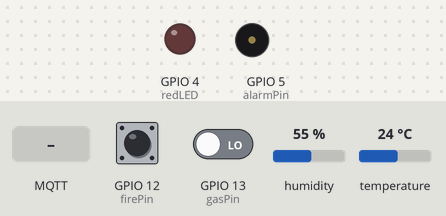
Recording of a sketch running on a simulated ESP8266 (NodeMCU). On the bench: output pins drawn as LEDs (lit = HIGH), buzzer (waves = sounding). Inputs (shaded band) come from the test bench; at power-on: humidity 55 %, GPIO 12 (firePin) HIGH, GPIO 13 (gasPin) LOW, temperature 24 °C. WiFi joins after 1.5 s; servers stay silent unless stated; random numbers use the default seed unless the sketch sets one; no MQTT or app messages arrive unless stated; pins used as bus, display or sensor lines are not drawn; what the sketch prints to the serial monitor is not drawn.

Above: at 3.1 s.
3.2 s: MQTT message "1" arrives on the first subscribed topic
At 4.8 s:
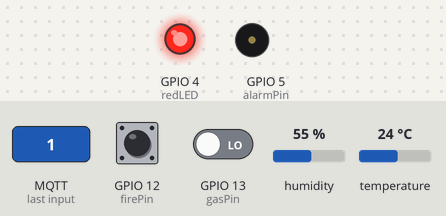
7.9 s: humidity set to 31 %
11.1 s: humidity set to 28 %
At 15.2 s:
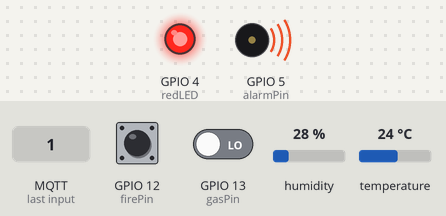
25.0 s: MQTT message "on" arrives on the first subscribed topic
At 28.6 s:
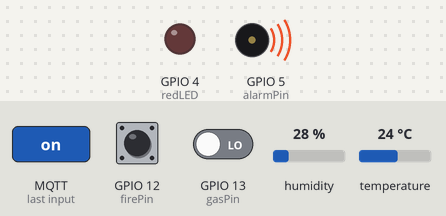
Timing chart, 0 to 30.2 s (numbered marks = the images above; inputs shaded):
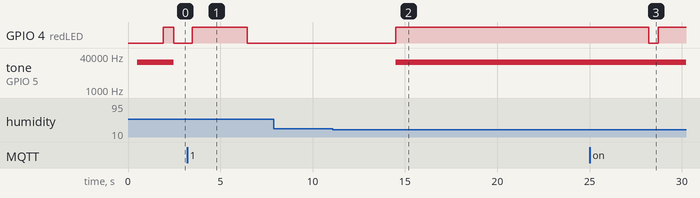

Measured:
- the behaviour switches between 30 and 29 % on humidity (found by bisection; images 1 and 2)
- after the input at 3.2 s, GPIO 4 (redLED): LOW → HIGH after 0.27 s, → LOW 3.0 s later
- after the input at 7.9 s, every drawn part: stays the same
- after the input at 11.1 s, GPIO 4 (redLED): LOW → HIGH after 3.4 s; tone on GPIO 5 (alarmPin): silent → 20000 Hz after 3.4 s
- after the input at 25.0 s, GPIO 4 (redLED): HIGH → LOW after 3.2 s, → HIGH 0.51 s later

The sketch:

Wheelchair_WiFi.ino
```cpp
#include <ESP8266WiFi.h>
#include <PubSubClient.h>
#include <DHT.h>
//////////////////////////////////////
int HBR = 80;
double bTemp = 34.0;
int help = 0;
int lightSwitch = 0;
int fanSwitch = 0;
int acSwitch = 0;
int door = 0;
int lock = 0;
long lastMsg = 0;
long tryNow = 0;
bool Connected;
//////////////////////////////////////
#define DHTPIN 14     // what pin we're connected to
#define DHTTYPE DHT22
// Initialize DHT sensor for normal 16mhz Arduino
DHT dht(DHTPIN, DHTTYPE);
int humidity = 0;
int temperature = 0;
//////////////////////////////////////
const int firePin = 12;
int fireReading = 1;
///////////////////////////////////
const int alarmPin = 5;
const int redLED = 4;
const int blueLED = 4;
bool activeAlarm;
///////////////////////////////////
int gas = 1;
const int gasPin=13;
//long LPG = 0;
//long CO = 0;
//long smoke = 0;
//const int gasPin=A0;
//int RL_VALUE=5;                                     //define the load resistance on the board, in kilo ohms
//double RO_CLEAN_AIR_FACTOR=9.83;                     //RO_CLEAR_AIR_FACTOR=(Sensor resistance in clean air)/RO,
//                                                     //which is derived from the chart in datasheet
//
//int CALIBARAION_SAMPLE_TIMES=50;                    //define how many samples you are going to take in the calibration phase
//int CALIBRATION_SAMPLE_INTERVAL=500;                //define the time interal(in milisecond) between each samples in the
//                                                    //cablibration phase
//int READ_SAMPLE_INTERVAL=50;                        //define how many samples you are going to take in normal operation
//int READ_SAMPLE_TIMES=5;                            //define the time interal(in milisecond) between each samples in
//                                                    //normal operation
//#define         GAS_LPG             0
//#define         GAS_CO              1
//#define         GAS_SMOKE           2
//
//double           LPGCurve[3]  =  {2.3,0.21,-0.47};   //two points are taken from the curve.
//                                                    //with these two points, a line is formed which is "approximately equivalent"
//                                                    //to the original curve.
//                                                    //data format:{ x, y, slope}; point1: (lg200, 0.21), point2: (lg10000, -0.59)
//double           COCurve[3]  =  {2.3,0.72,-0.34};    //two points are taken from the curve.
//                                                    //with these two points, a line is formed which is "approximately equivalent"
//                                                    //to the original curve.
//                                                    //data format:{ x, y, slope}; point1: (lg200, 0.72), point2: (lg10000,  0.15)
//double           SmokeCurve[3] ={2.3,0.53,-0.44};    //two points are taken from the curve.
//                                                    //with these two points, a line is formed which is "approximately equivalent"
//                                                    //to the original curve.
//                                                    //data format:{ x, y, slope}; point1: (lg200, 0.53), point2: (lg10000,  -0.22)
//double           Ro           =  10;                 //Ro is initialized to 10 kilo ohms
///////////////////////////////////////////////////////
// Update these with values suitable for your network.

const char* ssid = "Lnet";  //sbahasan@unifi
const char* password = "87654321";//tdhv5638";  //0183887285
const char* mqtt_server = "broker.hivemq.com";

WiFiClient espClient;
PubSubClient client(espClient);
long lastUpdate = 0;
char msg[50];


void setup_wifi(){

  delay(10);
   //We start by connecting to a WiFi network
  /*Serial.println();
  Serial.print("Connecting to ");
  Serial.println(ssid);*/

  WiFi.begin(ssid, password);
  tryNow = millis();
  while (WiFi.status() != WL_CONNECTED && (millis() - tryNow < 15000)) {
    digitalWrite(blueLED, HIGH);
    delay(500);
    /*Serial.print(".");*/
    digitalWrite(blueLED, LOW);
    fireDetection();
    gasDetection();
  }
  if(WiFi.status() == WL_CONNECTED){
    Connected = true;
    digitalWrite(blueLED, HIGH);
  }
  else{
    Connected = false;
    digitalWrite(blueLED, LOW);
  }

  randomSeed(micros());

  /*Serial.println("");
  Serial.println("WiFi connected");
  Serial.println("IP address: ");
  Serial.println(WiFi.localIP());*/
}

void callback(char* topic, byte* payload, unsigned int length) {
    for(int i = 0; i < length; i++){
       //Serial.println((char)payload[i]);
       //Serial.println(i);
       Serial.write(payload[i]);

    }
     digitalWrite(redLED, HIGH);
     delay(3000);
     digitalWrite(redLED, LOW);
}

void reconnect() {
  // Loop until connected
  //while (!client.connected()) {
    // Create a random client ID
    String Id = "ESP8266Client-";
    Id += String(random(0xffff), HEX);
    // Attempt to connect
    if (client.connect(Id.c_str())) {
      // Once connected, resubscribe
      client.subscribe("System1/wheelchair/move");
      client.subscribe("System1/room/appliances/control");
      Connected = true;
    }
  //}
}

void setup() {
  // put your setup code here, to run once:
  Serial.begin(9600);
  setup_wifi();
  client.setServer(mqtt_server, 1883);
  client.setCallback(callback);
  pinMode(blueLED, OUTPUT);
  pinMode(redLED, OUTPUT);
  pinMode(alarmPin, OUTPUT);
  pinMode(firePin, INPUT);
  dht.begin();
}

void loop() {
  activeAlarm = false;
  //**********************************
  // put your main code here, to run repeatedly:
  if(Serial.available()>=14) //Wait for 1 bytes to arrive
  {
    byte b1 = Serial.read();
    byte b2 = Serial.read();
    bTemp = b1 * 256 + b2;

    b1 = Serial.read();
    b2 = Serial.read();
    HBR = b1 * 256 + b2;

    b1 = Serial.read();
    b2 = Serial.read();
    lightSwitch = b1 * 256 + b2;


    b1 = Serial.read();
    b2 = Serial.read();
    fanSwitch = b1 * 256 + b2;

    b1 = Serial.read();
    b2 = Serial.read();
    acSwitch = b1 * 256 + b2;

    b1 = Serial.read();
    b2 = Serial.read();
    door = b1 * 256 + b2;

    b1 = Serial.read();
    b2 = Serial.read();
    help = b1 * 256 + b2;

    sendViaWiFi();
  }

  if(WiFi.status() != WL_CONNECTED && (millis() - tryNow > 300000)){
    setup_wifi();
    client.setServer(mqtt_server, 1883);
    client.setCallback(callback);
  }

  if (!client.connected() && WiFi.status() == WL_CONNECTED) {
    Connected = false;
    reconnect();
  }
  client.loop();

  fireDetection();

  gasDetection();

  tempDetection();

  if(millis()-lastMsg > 30000){
    sendSerial();
    sendViaWiFi();
    lastMsg = millis();
  }

  delay(1000);

}

// detect the exestance of fire
void fireDetection(){
  // retreive fire sensor signal
  if(fireReading != digitalRead(firePin)){
    fireReading = digitalRead(firePin);
    switch(fireReading){
      case 0:
          alarm();
          Serial.write(89); //Y
          Serial.write(70); //F
          Serial.write(82); //R
          //Serial.println("*****************************");
          delay(100);
          /*Serial.println("** Close Fire **");*/
        break;

      case 1:
          Serial.write(78); //N
          Serial.write(70); //F
          Serial.write(82); //R
          //Serial.println("#############################33");
          delay(100);
          activeAlarm = false;
          /*Serial.println("** no Close Fire **");*/
        break;
    }
    sprintf (msg, "%1d", fireReading);
    client.publish("System1/room/fire", msg);
    delay(500);
  }
}


void gasDetection(){
  if(gas != digitalRead(gasPin))
  {
    gas = digitalRead(gasPin);
    switch(gas){
      case 0:
          alarm();
          gas = 0;
          sprintf (msg, "%1d", gas);
          client.publish("System1/room/gas", msg);
          delay(500);
          client.publish("System1/room/appliances/control", "n2");
          delay(200);
          client.publish("System1/room/appliances/control", "n4");
          delay(200);
          Serial.write(89); //Y
          Serial.write(71); //G
          Serial.write(83); //S
          /*Serial.println("** Close gas **");*/
          break;

      case 1:
          sprintf (msg, "%1d", gas);
          client.publish("System1/room/gas", msg);
          delay(500);
          Serial.write(78); //N
          Serial.write(71); //G
          Serial.write(83); //S
          activeAlarm = false;
          /*Serial.println("** no Close gas **");*/
          break;
    }
  }
}

void tempDetection(){
  humidity = dht.readHumidity();
  delay(500);
  temperature = dht.readTemperature();

  if((humidity > 85 || humidity < 30 || temperature > 35 || temperature < 10) && humidity != -1){
    alarm();
    dtostrf(temperature, 4, 2, msg);
    client.publish("System1/room/temperature", msg);
    delay(500);
    dtostrf(humidity, 4, 2, msg);
    client.publish("System1/room/humidity", msg);
    delay(500);
    Serial.write(68); //D
    Serial.write(84); //T
    delay(100);

    Serial.write(84);
  Serial.write(temperature / 256);
  Serial.write(temperature % 256);
  delay(100);
  Serial.write(72);
  Serial.write(humidity / 256);
  Serial.write(humidity % 256);
  delay(100);

  if(temperature > 35){
    client.publish("System1/room/appliances/control", "n3");
    delay(200);
  }

  }
  else if(!activeAlarm){
    digitalWrite(redLED, LOW);
    digitalWrite(alarmPin, LOW);
    noTone(alarmPin);
  }
}

void alarm(){
  digitalWrite(redLED, HIGH);
  digitalWrite(alarmPin, HIGH);
  tone(alarmPin, 20000);
  activeAlarm = true;
}


/****************** MQResistanceCalculation ****************************************
Input:   raw_adc - raw value read from adc, which represents the voltage
Output:  the calculated sensor resistance
Remarks: The sensor and the load resistor forms a voltage divider. Given the voltage
         across the load resistor and its resistance, the resistance of the sensor
         could be derived.
************************************************************************************/
void sendSerial(){
  Serial.write(84);
  Serial.write(temperature / 256);
  Serial.write(temperature % 256);
  delay(100);
  Serial.write(72);
  Serial.write(humidity / 256);
  Serial.write(humidity % 256);
  delay(100);
  if(Connected){
    Serial.write(67); //C
    Serial.write(78); //N
  }else
  {
    Serial.write(85); //U
    Serial.write(67); //C
  }
  delay(100);
}

void sendViaWiFi(){
  sprintf (msg, "%1d", fireReading);
  client.publish("System1/room/fire", msg);
  delay(500);
  sprintf (msg, "%1d", gas);
  client.publish("System1/room/gas", msg);
  delay(500);
  fireDetection();
  gasDetection();
  sprintf (msg, "%ld", HBR);
  client.publish("System1/body/pulse", msg);
  dtostrf(bTemp, 4, 2, msg);
  client.publish("System1/body/temperature", msg);
  delay(500);
  dtostrf(temperature, 4, 2, msg);
  client.publish("System1/room/temperature", msg);
  delay(500);
  fireDetection();
  gasDetection();
  dtostrf(humidity, 4, 2, msg);
  client.publish("System1/room/humidity", msg);
  delay(500);
  sprintf (msg, "%1d", lightSwitch);
  client.publish("System1/room/light/update", msg);
  delay(500);
  fireDetection();
  gasDetection();
  sprintf (msg, "%1d", fanSwitch);
  client.publish("System1/room/fan/update", msg);
  delay(500);
  sprintf (msg, "%1d", acSwitch);
  client.publish("System1/room/ac/update", msg);
  delay(500);
  fireDetection();
  gasDetection();
  sprintf (msg, "%1d", door);
  client.publish("System1/room/door/update", msg);
  delay(500);
  sprintf (msg, "%ld", help);
  client.publish("System1/ask/help", msg);
}
```
